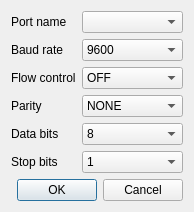
<?xml version="1.0" encoding="UTF-8"?>
<ui version="4.0">
 <class>PortSelector</class>
 <widget class="QDialog" name="PortSelector">
  <property name="geometry">
   <rect>
    <x>0</x>
    <y>0</y>
    <width>174</width>
    <height>199</height>
   </rect>
  </property>
  <property name="windowTitle">
   <string>Configure port</string>
  </property>
  <layout class="QVBoxLayout" name="verticalLayout">
   <item>
    <layout class="QGridLayout" name="gridLayout">
     <item row="1" column="0">
      <widget class="QLabel" name="label_2">
       <property name="text">
        <string>Baud rate</string>
       </property>
      </widget>
     </item>
     <item row="2" column="0">
      <widget class="QLabel" name="label_3">
       <property name="text">
        <string>Flow control</string>
       </property>
      </widget>
     </item>
     <item row="3" column="0">
      <widget class="QLabel" name="label_4">
       <property name="text">
        <string>Parity</string>
       </property>
      </widget>
     </item>
     <item row="4" column="0">
      <widget class="QLabel" name="label_5">
       <property name="text">
        <string>Data bits</string>
       </property>
      </widget>
     </item>
     <item row="5" column="0">
      <widget class="QLabel" name="label_6">
       <property name="text">
        <string>Stop bits</string>
       </property>
      </widget>
     </item>
     <item row="5" column="1">
      <widget class="QComboBox" name="_comboBoxStopBits">
       <item>
        <property name="text">
         <string>1</string>
        </property>
       </item>
       <item>
        <property name="text">
         <string>1.5</string>
        </property>
       </item>
       <item>
        <property name="text">
         <string>2</string>
        </property>
       </item>
      </widget>
     </item>
     <item row="2" column="1">
      <widget class="QComboBox" name="_comboBoxFlowControl">
       <item>
        <property name="text">
         <string>OFF</string>
        </property>
       </item>
       <item>
        <property name="text">
         <string>HARDWARE</string>
        </property>
       </item>
       <item>
        <property name="text">
         <string>XON/XOFF</string>
        </property>
       </item>
      </widget>
     </item>
     <item row="3" column="1">
      <widget class="QComboBox" name="_comboBoxParity">
       <item>
        <property name="text">
         <string>NONE</string>
        </property>
       </item>
       <item>
        <property name="text">
         <string>EVEN</string>
        </property>
       </item>
       <item>
        <property name="text">
         <string>ODD</string>
        </property>
       </item>
       <item>
        <property name="text">
         <string>SPACE</string>
        </property>
       </item>
       <item>
        <property name="text">
         <string>MARK</string>
        </property>
       </item>
      </widget>
     </item>
     <item row="1" column="1">
      <widget class="QComboBox" name="_comboBoxBaudRate">
       <property name="currentIndex">
        <number>3</number>
       </property>
       <item>
        <property name="text">
         <string>1200</string>
        </property>
       </item>
       <item>
        <property name="text">
         <string>2400</string>
        </property>
       </item>
       <item>
        <property name="text">
         <string>4800</string>
        </property>
       </item>
       <item>
        <property name="text">
         <string>9600</string>
        </property>
       </item>
       <item>
        <property name="text">
         <string>14400</string>
        </property>
       </item>
       <item>
        <property name="text">
         <string>19200</string>
        </property>
       </item>
       <item>
        <property name="text">
         <string>38400</string>
        </property>
       </item>
       <item>
        <property name="text">
         <string>57600</string>
        </property>
       </item>
       <item>
        <property name="text">
         <string>115200</string>
        </property>
       </item>
      </widget>
     </item>
     <item row="0" column="0">
      <widget class="QLabel" name="label">
       <property name="text">
        <string>Port name</string>
       </property>
      </widget>
     </item>
     <item row="0" column="1">
      <widget class="QComboBox" name="_comboBoxPortName"/>
     </item>
     <item row="4" column="1">
      <widget class="QComboBox" name="_comboBoxDataBits">
       <property name="currentIndex">
        <number>3</number>
       </property>
       <item>
        <property name="text">
         <string>5</string>
        </property>
       </item>
       <item>
        <property name="text">
         <string>6</string>
        </property>
       </item>
       <item>
        <property name="text">
         <string>7</string>
        </property>
       </item>
       <item>
        <property name="text">
         <string>8</string>
        </property>
       </item>
      </widget>
     </item>
    </layout>
   </item>
   <item>
    <widget class="QDialogButtonBox" name="buttonBox">
     <property name="orientation">
      <enum>Qt::Horizontal</enum>
     </property>
     <property name="standardButtons">
      <set>QDialogButtonBox::Cancel|QDialogButtonBox::Ok</set>
     </property>
    </widget>
   </item>
  </layout>
 </widget>
 <resources/>
 <connections>
  <connection>
   <sender>buttonBox</sender>
   <signal>accepted()</signal>
   <receiver>PortSelector</receiver>
   <slot>accept()</slot>
   <hints>
    <hint type="sourcelabel">
     <x>248</x>
     <y>254</y>
    </hint>
    <hint type="destinationlabel">
     <x>157</x>
     <y>274</y>
    </hint>
   </hints>
  </connection>
  <connection>
   <sender>buttonBox</sender>
   <signal>rejected()</signal>
   <receiver>PortSelector</receiver>
   <slot>reject()</slot>
   <hints>
    <hint type="sourcelabel">
     <x>316</x>
     <y>260</y>
    </hint>
    <hint type="destinationlabel">
     <x>286</x>
     <y>274</y>
    </hint>
   </hints>
  </connection>
 </connections>
</ui>
